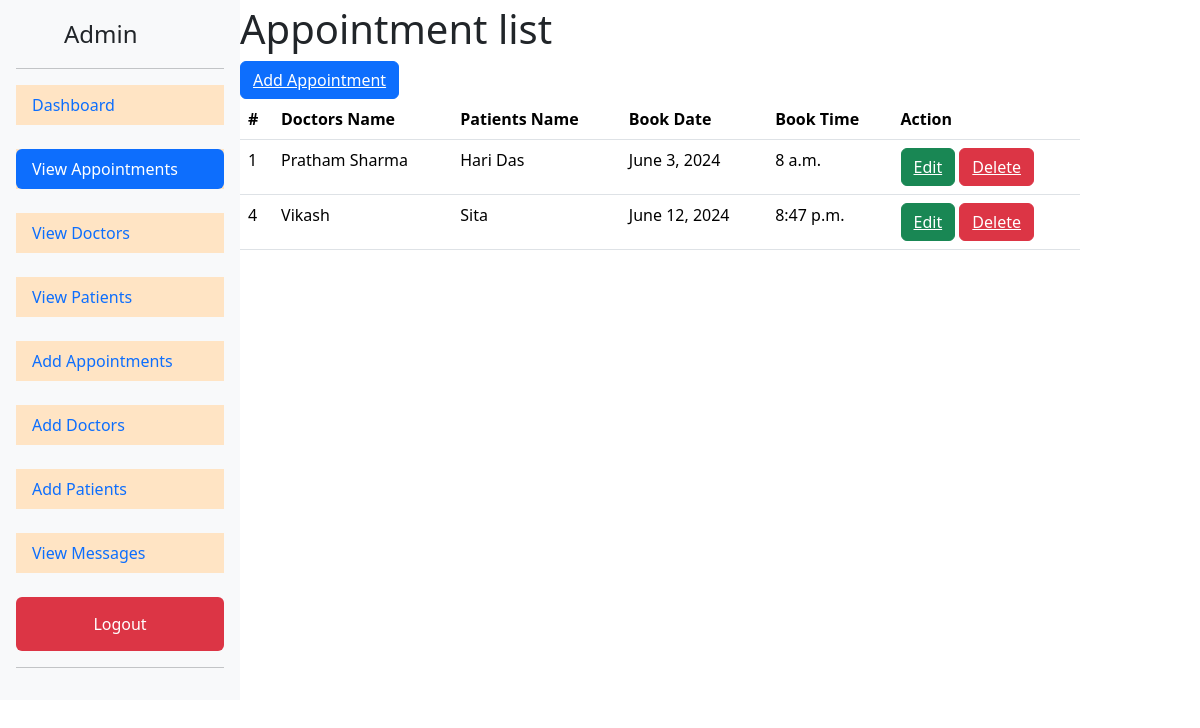
The page /viewappoint (signed in) on the database its author committed.
### Hospital/models.py (models this page shows, shortened)
class Appointment(models.Model):
    Doctor = models.ForeignKey(Doctor,on_delete=models.CASCADE)
    Patient = models.ForeignKey(Patient,on_delete=models.CASCADE)
    Book_date = models.DateField()
    Book_time = models.TimeField()

class Doctor(models.Model):
    Doctor_name = models.CharField(max_length=100)
    Contact_no = models.IntegerField()
    Speciality = models.CharField(max_length=100)

class Patient(models.Model):
    Patient_name = models.CharField(max_length=100)
    Gender_Choices = (('Male','male'),('Female','female'),('Others','others'))
    Gender = models.CharField(max_length=100,choices=Gender_Choices,default='Male')
    Address = models.CharField(max_length=100)

### Hospital/views.py (the view)
# urls.py: path('viewappoint',viewappoint,name='viewappoint'),
@login_required(login_url="adlogin")
def viewappoint(request):
    myapp = Appointment.objects.all()
    return render(request,'viewappoint.html',{'apps':myapp})

### templates/viewappoint.html
{% extends "baseadmin.html" %}
{% block content %}
<h1>Appointment list</h1>
    <button class="btn btn-primary"><a href="{% url 'addappoint' %}" class="text-white">Add Appointment</a></button>
    <table class="table">
        <thead class="thead-dark">
          <tr>
            <th scope="col">#</th>
            <th scope="col">Doctors Name</th>
            <th scope="col">Patients Name</th>
            <th scope="col">Book Date</th>
            <th scope="col">Book Time</th>
            <th scope="col">Action</th>
          </tr>
        </thead>
        <tbody>
            {% for d in apps %}
            <tr>
                <td>{{d.id}}</td>
                <td>{{d.Doctor.Doctor_name}}</td>
                <td>{{d.Patient.Patient_name}}</td>
                <td>{{d.Book_date}}</td>
                <td>{{d.Book_time}}</td>
                <td><button class="btn btn-success"><a class="text-white" href="{% url "editappoint" d.id %}">Edit</a></button> <button class="btn btn-danger"><a href="{% url "delappoint" d.id %} " class="text-white">Delete</a></button></td>
            </tr>
            {% endfor %}
        </tbody>
      </table>
{% endblock content %}

### rows shown on the page
Appointment: id "1", Doctor.Doctor_name "Pratham Sharma", Patient.Patient_name "Hari Das", Book_date "June 3, 2024", Book_time "8 a.m."
Appointment: id "4", Doctor.Doctor_name "Vikash", Patient.Patient_name "Sita", Book_date "June 12, 2024", Book_time "8:47 p.m."
